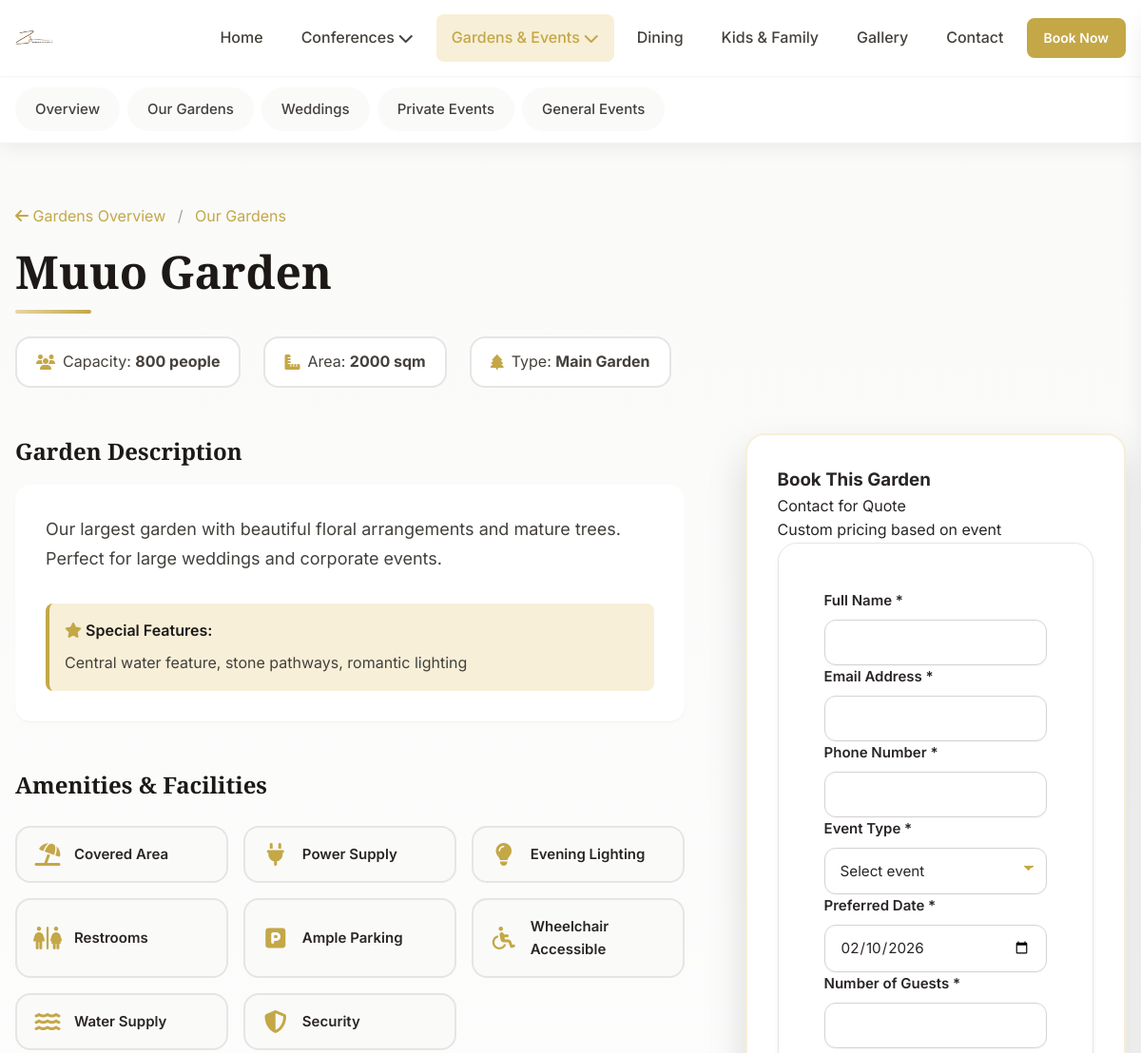
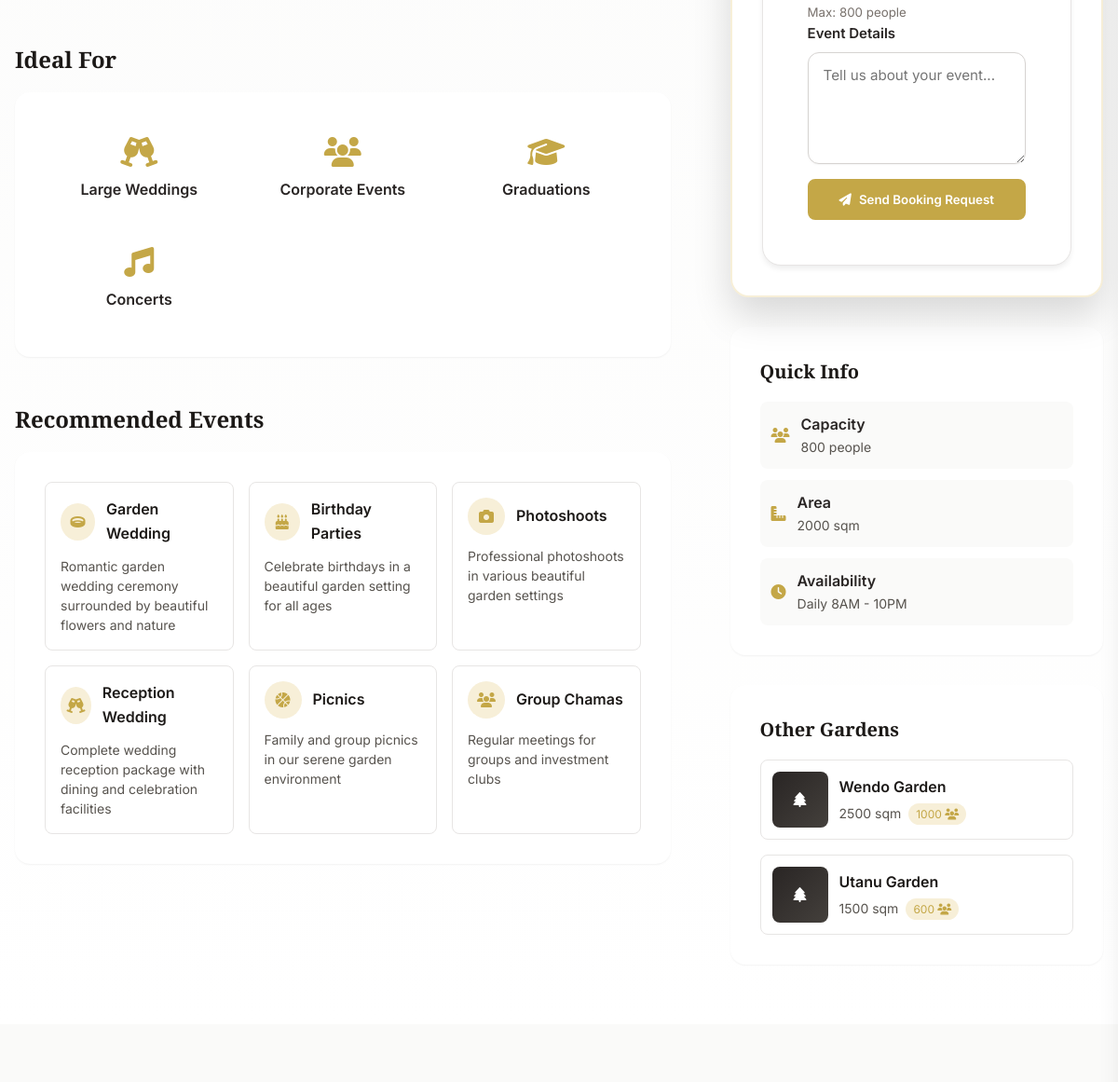
Page /gardens/garden/muuo-garden/ (upper part) on the earlier database version (2 pictures, top to bottom).
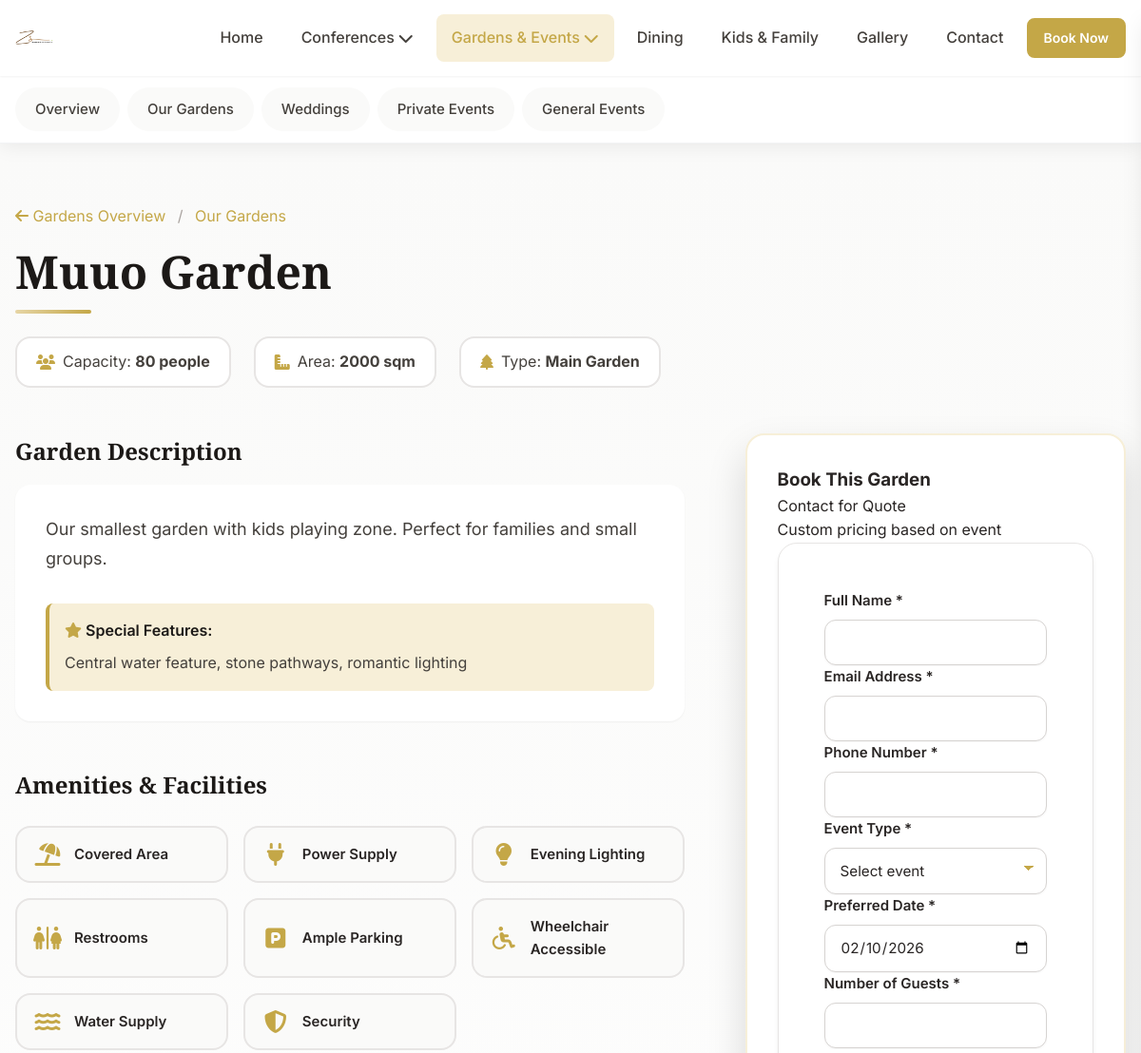
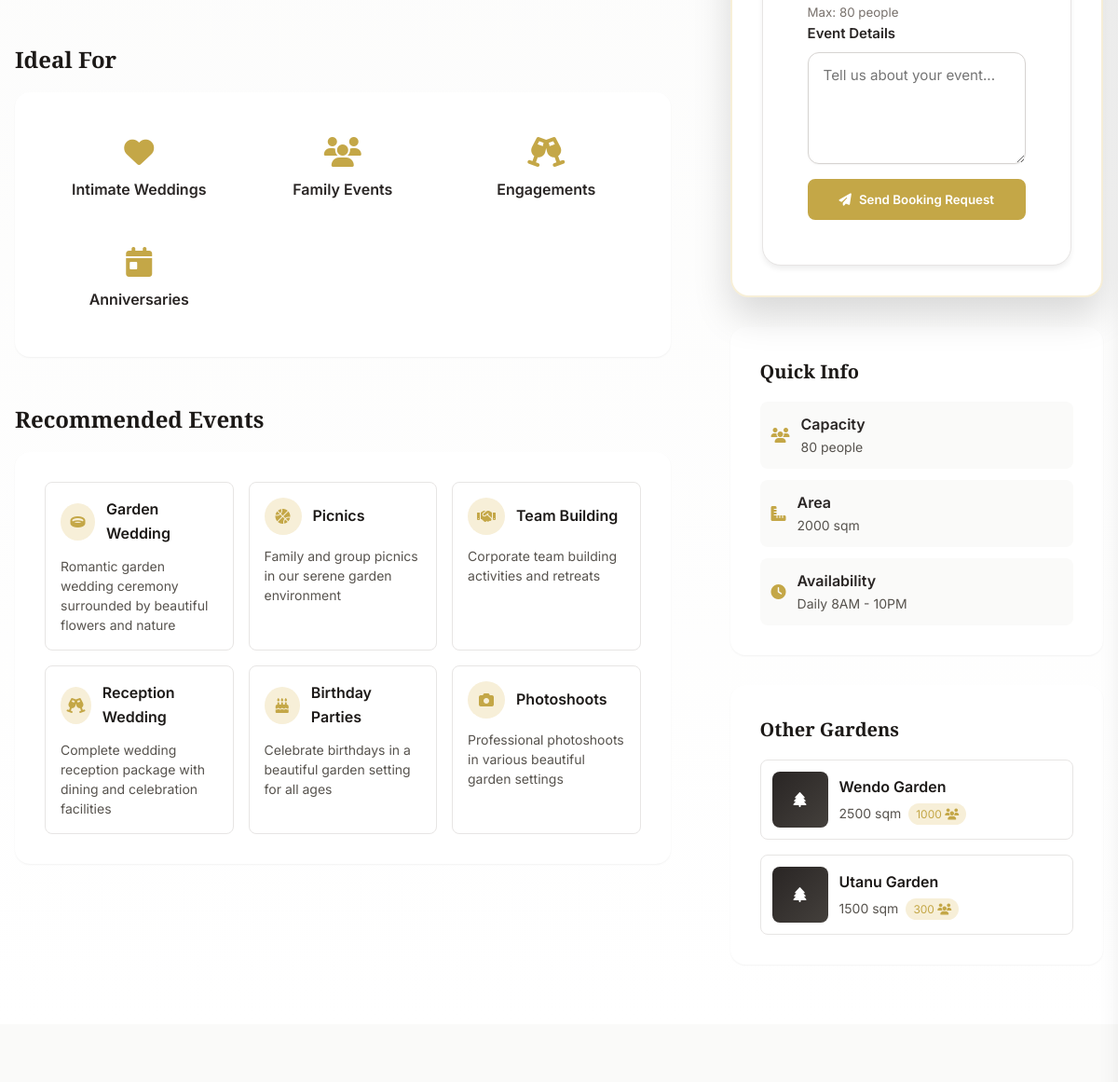
Same page on the later database version (2 pictures, top to bottom).
### apps/gardens/models.py (models this page shows, shortened)
class Garden(models.Model):
    GARDEN_TYPES = [
        ('main', 'Main Garden'),
        ('event', 'Event Garden'),
        ('special', 'Special Garden'),
    ]
    name = models.CharField(max_length=100)
    slug = models.SlugField(unique=True)
    garden_type = models.CharField(max_length=20, choices=GARDEN_TYPES)
    capacity = models.IntegerField(
        validators=[MinValueValidator(0)],
        help_text="Maximum capacity for events"
    )
    description = models.TextField()
    featured_image = models.ImageField(
        upload_to='gardens/',
        blank=True
    )
    has_covered_area = models.BooleanField(default=True)
    has_power = models.BooleanField(default=True)
    has_lighting = models.BooleanField(default=True)
    has_restrooms = models.BooleanField(default=True)
    has_parking = models.BooleanField(default=True)
    is_wheelchair_accessible = models.BooleanField(default=True)
    area = models.CharField(max_length=100, blank=True)
    special_features = models.TextField(blank=True)
    is_featured = models.BooleanField(default=False)
    is_active = models.BooleanField(default=True)
    display_order = models.IntegerField(default=0)
    class Meta:
        verbose_name = "Garden"
        verbose_name_plural = "Gardens"
        ordering = ['display_order', 'name']

class EventType(SEOFields, TimeStampedModel):
    EVENT_CATEGORIES = [
        ('wedding', 'Weddings'),
        ('private', 'Private Events'),
        ('general', 'General Events'),
    ]
    name = models.CharField(max_length=100)
    slug = models.SlugField(unique=True)
    category = models.CharField(max_length=20, choices=EVENT_CATEGORIES)
    icon = models.CharField(max_length=50, help_text="Font Awesome icon class")
    description = models.TextField()
    detailed_description = models.TextField(blank=True)
    includes = models.TextField(
        help_text="Services included, one per line",
        blank=True
    )
    starting_price = models.DecimalField(
        max_digits=10,
        decimal_places=2,
        null=True,
        blank=True
    )
    is_featured = models.BooleanField(default=False)
    is_active = models.BooleanField(default=True)
    display_order = models.IntegerField(default=0)
    class Meta:
        verbose_name = "Event Type"
        verbose_name_plural = "Event Types"
        ordering = ['category', 'display_order']

### apps/gardens/views.py (the view)
# urls.py: path('garden/<slug:slug>/', views.garden_detail, name='garden_detail'),
def garden_detail(request, slug):
    garden = get_object_or_404(Garden, slug=slug, is_active=True)
    related_gardens = Garden.objects.filter(
        is_active=True
    ).exclude(id=garden.id).order_by('display_order')[:3]
    suitable_events = EventType.objects.filter(
        is_active=True
    ).order_by('display_order')[:6]
    context = {
        'garden': garden,
        'related_gardens': related_gardens,
        'suitable_events': suitable_events,
    }
    return render(request, 'gardens/garden_detail.html', context)

### apps/conferences/context_processors.py (called while the page is built)
def conference_categories(request):
    return {
        'conference_categories': ConferenceCategory.objects.filter(is_active=True).order_by('display_order')
    }

### apps/gardens/context_processors.py (called while the page is built)
def gardens_categories(request):
    return {
        'gardens_categories': EventType.objects.filter(
            is_active=True
        ).order_by('category', 'display_order')
    }

### apps/gardens/templates/gardens/garden_detail.html (shortened to what the changed rows need)
{% extends "gardens/base.html" %}
{% load static %}
{% block gardens_content %}
<div class="room-detail">
    <div class="container">
        <div class="room-detail-header">
            <nav style="margin-bottom: var(--space-4);">
                <a href="{% url 'gardens:overview' %}" class="text-gold" style="text-decoration: none;">
                </a>
                <span style="color: var(--neutral-400); margin: 0 var(--space-2);">/</span>
                <a href="{% url 'gardens:gardens_list' %}" class="text-gold" style="text-decoration: none;">
                </a>
            </nav>
            <h1 class="room-detail-title">{{ garden.name }}</h1>
            <div class="room-detail-meta">
                <div style="display: flex; align-items: center; gap: var(--space-2);">
                    <span>Capacity: <strong>{{ garden.capacity }} people</strong></span>
                </div>
                <div style="display: flex; align-items: center; gap: var(--space-2);">
                    <span>Area: <strong>{{ garden.area }}</strong></span>
                </div>
                <div style="display: flex; align-items: center; gap: var(--space-2);">
                    <span>Type: <strong>{{ garden.get_garden_type_display }}</strong></span>
                </div>
            </div>
        </div>
        <div class="room-detail-content">
            <div class="room-detail-main">
                <section class="room-section">
                    <h2 class="section-title" style="font-size: 1.5rem; margin-bottom: var(--space-4);">Garden Description</h2>
                    <div style="background: white; padding: var(--space-6); border-radius: 1rem; box-shadow: var(--shadow-sm);">
                        <p style="font-size: 1.125rem; line-height: 1.7; color: var(--neutral-700); margin-bottom: var(--space-4);">
                            {{ garden.description }}
                        </p>
                        {% if garden.special_features %}
                        <div style="margin-top: var(--space-6); padding: var(--space-4); background: var(--gardens-secondary); border-radius: 0.5rem; border-left: 4px solid var(--gardens-primary);">
                            <p style="font-weight: 600; color: var(--neutral-900); margin-bottom: var(--space-2);">
                                <i class="fas fa-star" style="color: var(--gardens-primary);"></i>
                                Special Features:
                            </p>
                            <p style="color: var(--neutral-700);">{{ garden.special_features }}</p>
                        </div>
                        {% endif %}
                    </div>
                </section>
                <section class="room-section">
                    <h2 class="section-title" style="font-size: 1.5rem; margin-bottom: var(--space-4);">Amenities & Facilities</h2>
                </section>
                <section class="room-section">
                    <h2 class="section-title" style="font-size: 1.5rem; margin-bottom: var(--space-4);">Ideal For</h2>
                    <div style="background: white; padding: var(--space-6); border-radius: 1rem; box-shadow: var(--shadow-sm);">
                        <div style="display: grid; grid-template-columns: repeat(auto-fit, minmax(150px, 1fr)); gap: var(--space-4);">
                            {% if garden.capacity >= 800 %}
                            <div style="text-align: center; padding: var(--space-4);">
                                <i class="fas fa-glass-cheers fa-2x" style="color: var(--gardens-primary); margin-bottom: var(--space-3);"></i>
                                <p style="font-weight: 600;">Large Weddings</p>
                            </div>
                            <div style="text-align: center; padding: var(--space-4);">
                                <i class="fas fa-users fa-2x" style="color: var(--gardens-primary); margin-bottom: var(--space-3);"></i>
                                <p style="font-weight: 600;">Corporate Events</p>
                            </div>
                            <div style="text-align: center; padding: var(--space-4);">
                                <i class="fas fa-graduation-cap fa-2x" style="color: var(--gardens-primary); margin-bottom: var(--space-3);"></i>
                                <p style="font-weight: 600;">Graduations</p>
                            </div>
                            <div style="text-align: center; padding: var(--space-4);">
                                <i class="fas fa-music fa-2x" style="color: var(--gardens-primary); margin-bottom: var(--space-3);"></i>
                                <p style="font-weight: 600;">Concerts</p>
                            </div>
                            {% else %}
                            <div style="text-align: center; padding: var(--space-4);">
                                <i class="fas fa-heart fa-2x" style="color: var(--gardens-primary); margin-bottom: var(--space-3);"></i>
                                <p style="font-weight: 600;">Intimate Weddings</p>
                            </div>
                            <div style="text-align: center; padding: var(--space-4);">
                                <i class="fas fa-users fa-2x" style="color: var(--gardens-primary); margin-bottom: var(--space-3);"></i>
                                <p style="font-weight: 600;">Family Events</p>
                            </div>
                            <div style="text-align: center; padding: var(--space-4);">
                                <i class="fas fa-champagne-glasses fa-2x" style="color: var(--gardens-primary); margin-bottom: var(--space-3);"></i>
                                <p style="font-weight: 600;">Engagements</p>
                            </div>
                            <div style="text-align: center; padding: var(--space-4);">
                                <i class="fas fa-calendar-day fa-2x" style="color: var(--gardens-primary); margin-bottom: var(--space-3);"></i>
                                <p style="font-weight: 600;">Anniversaries</p>
                            </div>
                            {% endif %}
                        </div>
                    </div>
                </section>
                {% if suitable_events %}
                <section class="room-section">
                    <h2 class="section-title" style="font-size: 1.5rem; margin-bottom: var(--space-4);">Recommended Events</h2>
                    <div style="background: white; padding: var(--space-6); border-radius: 1rem; box-shadow: var(--shadow-sm);">
                        <div style="display: grid; grid-template-columns: repeat(auto-fit, minmax(200px, 1fr)); gap: var(--space-4);">
                            {% for event in suitable_events %}
                            <div style="padding: var(--space-4); border: 1px solid var(--neutral-200); border-radius: 0.5rem; transition: var(--transition-base);">
                                <div style="display: flex; align-items: center; gap: var(--space-3); margin-bottom: var(--space-3);">
                                    <div style="width: 40px; height: 40px; background: var(--gardens-secondary); border-radius: 50%; display: flex; align-items: center; justify-content: center; color: var(--gardens-primary);">
                                        <i class="{{ event.icon }}"></i>
                                    </div>
                                    <div style="font-weight: 600; color: var(--neutral-900);">{{ event.name }}</div>
                                </div>
                                <p style="color: var(--neutral-600); font-size: 0.875rem; line-height: 1.5;">
                                    {{ event.description|truncatewords:15 }}
                                </p>
                            </div>
                            {% endfor %}
                        </div>
                    </div>
                </section>
                {% endif %}
            </div>
            <div class="room-detail-sidebar">
                <div class="booking-sidebar" id="booking">
                    <form class="booking-form" method="post" action="#">
                        <div class="form-group">
                            <label for="attendees">Number of Guests *</label>
                            <input type="number" id="attendees" name="attendees" min="1" max="{{ garden.capacity }}" required>
                            <small style="color: var(--neutral-500);">Max: {{ garden.capacity }} people</small>
                        </div>
                    </form>
                </div>
                <div style="background: white; padding: var(--space-6); border-radius: 1rem; box-shadow: var(--shadow-sm); margin-top: var(--space-6);">
                    <div style="display: grid; gap: var(--space-3);">
                        <div style="display: flex; align-items: center; gap: var(--space-3); padding: var(--space-3); background: var(--neutral-50); border-radius: 0.5rem;">
                            <div>
                                <div style="font-weight: 600; color: var(--neutral-800);">Capacity</div>
                                <div style="color: var(--neutral-600); font-size: 0.875rem;">{{ garden.capacity }} people</div>
                            </div>
                        </div>
                        <div style="display: flex; align-items: center; gap: var(--space-3); padding: var(--space-3); background: var(--neutral-50); border-radius: 0.5rem;">
                            <div>
                                <div style="font-weight: 600; color: var(--neutral-800);">Area</div>
                                <div style="color: var(--neutral-600); font-size: 0.875rem;">{{ garden.area }}</div>
                            </div>
                        </div>
                    </div>
                </div>
                {% if related_gardens %}
                <div style="background: white; padding: var(--space-6); border-radius: 1rem; box-shadow: var(--shadow-sm); margin-top: var(--space-6);">
                    <div style="display: grid; gap: var(--space-4);">
                        {% for related in related_gardens %}
                        <a href="{% url 'gardens:garden_detail' related.slug %}" style="display: block; text-decoration: none; color: inherit;">
                            <div style="display: flex; align-items: center; gap: var(--space-3); padding: var(--space-3); border: 1px solid var(--neutral-200); border-radius: 0.5rem; transition: var(--transition-base);">
                                <div style="width: 60px; height: 60px; background: linear-gradient(135deg, var(--neutral-800) 0%, var(--neutral-700) 100%); border-radius: 0.5rem; display: flex; align-items: center; justify-content: center; color: white;">
                                    <i class="fas fa-tree"></i>
                                </div>
                                <div>
                                    <p style="font-weight: 600; margin-bottom: 0.25rem; color: var(--neutral-900);">{{ related.name }}</p>
                                    <div style="display: flex; align-items: center; gap: var(--space-2);">
                                        <span style="font-size: 0.875rem; color: var(--neutral-600);">{{ related.area }}</span>
                                        <span style="font-size: 0.75rem; background: var(--gardens-secondary); color: var(--gardens-primary); padding: 0.125rem 0.5rem; border-radius: 2rem;">
                                            {{ related.capacity }} <i class="fas fa-users"></i>
                                        </span>
                                    </div>
                                </div>
                            </div>
                        </a>
                        {% endfor %}
                    </div>
                </div>
                {% endif %}
            </div>
        </div>
    </div>
</div>
{% endblock %}

Differences in the rows shown:
no longer on this page (row edited): EventType: name "Group Chamas", description "Regular meetings for groups and investment clubs"
changed Garden "Muuo Garden": capacity "800" → "80"; description "Our largest garden with beautiful floral arrangements and mature trees. Perfect for large weddings and corporate events." → "Our smallest garden with kids playing zone. Perfect for families and small groups."
changed EventType "Picnics": moves up the list
now on this page (row edited): EventType: name "Team Building", description "Corporate team building activities and retreats"
changed EventType "Reception Wedding": moves up the list
changed Garden "Utanu Garden": capacity "600" → "300"
Other differences:
text no longer shown: "Large Weddings Corporate Events Graduations Concerts"
text now shown: "Intimate Weddings Family Events Engagements Anniversaries"
